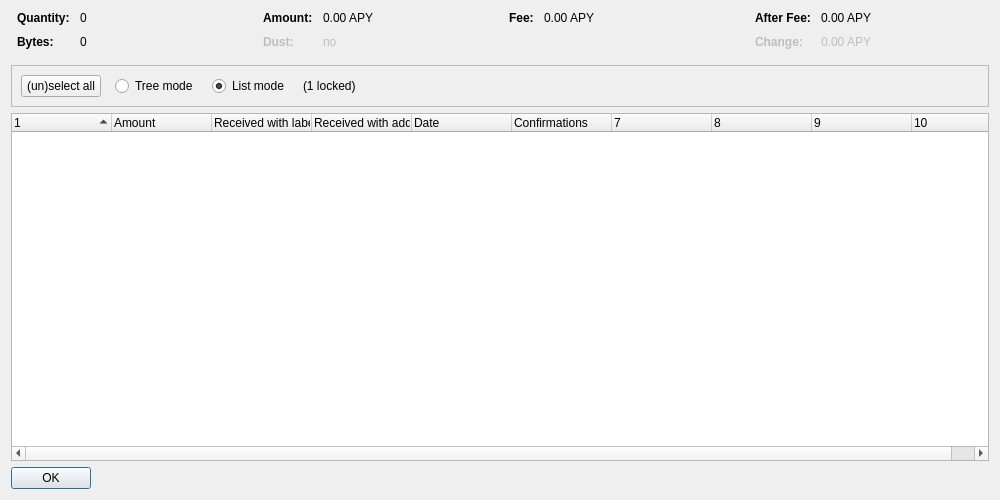
<?xml version="1.0" encoding="UTF-8"?>
<ui version="4.0">
 <class>CoinControlDialog</class>
 <widget class="QDialog" name="CoinControlDialog">
  <property name="geometry">
   <rect>
    <x>0</x>
    <y>0</y>
    <width>1000</width>
    <height>500</height>
   </rect>
  </property>
  <property name="windowTitle">
   <string>Coin Selection</string>
  </property>
  <layout class="QVBoxLayout" name="verticalLayout">
   <item>
    <layout class="QHBoxLayout" name="horizontalLayoutTop" stretch="0,0,0,0">
     <property name="topMargin">
      <number>0</number>
     </property>
     <property name="bottomMargin">
      <number>10</number>
     </property>
     <item>
      <layout class="QFormLayout" name="formLayoutCoinControl1">
       <property name="horizontalSpacing">
        <number>10</number>
       </property>
       <property name="verticalSpacing">
        <number>10</number>
       </property>
       <property name="leftMargin">
        <number>6</number>
       </property>
       <property name="rightMargin">
        <number>6</number>
       </property>
       <item row="0" column="0">
        <widget class="QLabel" name="labelCoinControlQuantityText">
         <property name="font">
          <font>
           <weight>75</weight>
           <bold>true</bold>
          </font>
         </property>
         <property name="text">
          <string>Quantity:</string>
         </property>
        </widget>
       </item>
       <item row="0" column="1">
        <widget class="QLabel" name="labelCoinControlQuantity">
         <property name="cursor">
          <cursorShape>IBeamCursor</cursorShape>
         </property>
         <property name="contextMenuPolicy">
          <enum>Qt::ActionsContextMenu</enum>
         </property>
         <property name="text">
          <string notr="true">0</string>
         </property>
         <property name="textInteractionFlags">
          <set>Qt::LinksAccessibleByMouse|Qt::TextSelectableByKeyboard|Qt::TextSelectableByMouse</set>
         </property>
        </widget>
       </item>
       <item row="1" column="0">
        <widget class="QLabel" name="labelCoinControlBytesText">
         <property name="font">
          <font>
           <weight>75</weight>
           <bold>true</bold>
          </font>
         </property>
         <property name="text">
          <string>Bytes:</string>
         </property>
        </widget>
       </item>
       <item row="1" column="1">
        <widget class="QLabel" name="labelCoinControlBytes">
         <property name="cursor">
          <cursorShape>IBeamCursor</cursorShape>
         </property>
         <property name="contextMenuPolicy">
          <enum>Qt::ActionsContextMenu</enum>
         </property>
         <property name="text">
          <string notr="true">0</string>
         </property>
         <property name="textInteractionFlags">
          <set>Qt::LinksAccessibleByMouse|Qt::TextSelectableByKeyboard|Qt::TextSelectableByMouse</set>
         </property>
        </widget>
       </item>
      </layout>
     </item>
     <item>
      <layout class="QFormLayout" name="formLayoutCoinControl2">
       <property name="horizontalSpacing">
        <number>10</number>
       </property>
       <property name="verticalSpacing">
        <number>10</number>
       </property>
       <property name="leftMargin">
        <number>6</number>
       </property>
       <property name="rightMargin">
        <number>6</number>
       </property>
       <item row="0" column="0">
        <widget class="QLabel" name="labelCoinControlAmountText">
         <property name="font">
          <font>
           <weight>75</weight>
           <bold>true</bold>
          </font>
         </property>
         <property name="text">
          <string>Amount:</string>
         </property>
        </widget>
       </item>
       <item row="0" column="1">
        <widget class="QLabel" name="labelCoinControlAmount">
         <property name="cursor">
          <cursorShape>IBeamCursor</cursorShape>
         </property>
         <property name="contextMenuPolicy">
          <enum>Qt::ActionsContextMenu</enum>
         </property>
         <property name="text">
          <string notr="true">0.00 APY</string>
         </property>
         <property name="textInteractionFlags">
          <set>Qt::LinksAccessibleByMouse|Qt::TextSelectableByKeyboard|Qt::TextSelectableByMouse</set>
         </property>
        </widget>
       </item>
       <item row="1" column="0">
        <widget class="QLabel" name="labelCoinControlLowOutputText">
         <property name="enabled">
          <bool>false</bool>
         </property>
         <property name="font">
          <font>
           <weight>75</weight>
           <bold>true</bold>
          </font>
         </property>
         <property name="text">
          <string>Dust:</string>
         </property>
        </widget>
       </item>
       <item row="1" column="1">
        <widget class="QLabel" name="labelCoinControlLowOutput">
         <property name="enabled">
          <bool>false</bool>
         </property>
         <property name="cursor">
          <cursorShape>IBeamCursor</cursorShape>
         </property>
         <property name="contextMenuPolicy">
          <enum>Qt::ActionsContextMenu</enum>
         </property>
         <property name="text">
          <string notr="true">no</string>
         </property>
         <property name="textInteractionFlags">
          <set>Qt::LinksAccessibleByMouse|Qt::TextSelectableByKeyboard|Qt::TextSelectableByMouse</set>
         </property>
        </widget>
       </item>
      </layout>
     </item>
     <item>
      <layout class="QFormLayout" name="formLayoutCoinControl3">
       <property name="horizontalSpacing">
        <number>10</number>
       </property>
       <property name="verticalSpacing">
        <number>10</number>
       </property>
       <property name="leftMargin">
        <number>6</number>
       </property>
       <property name="rightMargin">
        <number>6</number>
       </property>
       <item row="0" column="0">
        <widget class="QLabel" name="labelCoinControlFeeText">
         <property name="font">
          <font>
           <weight>75</weight>
           <bold>true</bold>
          </font>
         </property>
         <property name="text">
          <string>Fee:</string>
         </property>
        </widget>
       </item>
       <item row="0" column="1">
        <widget class="QLabel" name="labelCoinControlFee">
         <property name="cursor">
          <cursorShape>IBeamCursor</cursorShape>
         </property>
         <property name="contextMenuPolicy">
          <enum>Qt::ActionsContextMenu</enum>
         </property>
         <property name="text">
          <string notr="true">0.00 APY</string>
         </property>
         <property name="textInteractionFlags">
          <set>Qt::LinksAccessibleByMouse|Qt::TextSelectableByKeyboard|Qt::TextSelectableByMouse</set>
         </property>
        </widget>
       </item>
      </layout>
     </item>
     <item>
      <layout class="QFormLayout" name="formLayoutCoinControl4">
       <property name="horizontalSpacing">
        <number>10</number>
       </property>
       <property name="verticalSpacing">
        <number>10</number>
       </property>
       <property name="leftMargin">
        <number>6</number>
       </property>
       <property name="rightMargin">
        <number>6</number>
       </property>
       <item row="0" column="0">
        <widget class="QLabel" name="labelCoinControlAfterFeeText">
         <property name="font">
          <font>
           <weight>75</weight>
           <bold>true</bold>
          </font>
         </property>
         <property name="text">
          <string>After Fee:</string>
         </property>
        </widget>
       </item>
       <item row="0" column="1">
        <widget class="QLabel" name="labelCoinControlAfterFee">
         <property name="cursor">
          <cursorShape>IBeamCursor</cursorShape>
         </property>
         <property name="contextMenuPolicy">
          <enum>Qt::ActionsContextMenu</enum>
         </property>
         <property name="text">
          <string notr="true">0.00 APY</string>
         </property>
         <property name="textInteractionFlags">
          <set>Qt::LinksAccessibleByMouse|Qt::TextSelectableByKeyboard|Qt::TextSelectableByMouse</set>
         </property>
        </widget>
       </item>
       <item row="1" column="0">
        <widget class="QLabel" name="labelCoinControlChangeText">
         <property name="enabled">
          <bool>false</bool>
         </property>
         <property name="font">
          <font>
           <weight>75</weight>
           <bold>true</bold>
          </font>
         </property>
         <property name="text">
          <string>Change:</string>
         </property>
        </widget>
       </item>
       <item row="1" column="1">
        <widget class="QLabel" name="labelCoinControlChange">
         <property name="enabled">
          <bool>false</bool>
         </property>
         <property name="cursor">
          <cursorShape>IBeamCursor</cursorShape>
         </property>
         <property name="contextMenuPolicy">
          <enum>Qt::ActionsContextMenu</enum>
         </property>
         <property name="text">
          <string notr="true">0.00 APY</string>
         </property>
         <property name="textInteractionFlags">
          <set>Qt::LinksAccessibleByMouse|Qt::TextSelectableByKeyboard|Qt::TextSelectableByMouse</set>
         </property>
        </widget>
       </item>
      </layout>
     </item>
    </layout>
   </item>
   <item>
    <widget class="QFrame" name="frame">
     <property name="minimumSize">
      <size>
       <width>0</width>
       <height>40</height>
      </size>
     </property>
     <property name="frameShape">
      <enum>QFrame::StyledPanel</enum>
     </property>
     <property name="frameShadow">
      <enum>QFrame::Sunken</enum>
     </property>
     <layout class="QHBoxLayout" name="horizontalLayout">
      <item>
       <layout class="QHBoxLayout" name="horizontalLayoutPanel" stretch="0,0,0,0,0">
        <property name="spacing">
         <number>14</number>
        </property>
        <item>
         <widget class="QPushButton" name="pushButtonSelectAll">
          <property name="sizePolicy">
           <sizepolicy hsizetype="Maximum" vsizetype="Fixed">
            <horstretch>0</horstretch>
            <verstretch>0</verstretch>
           </sizepolicy>
          </property>
          <property name="text">
           <string>(un)select all</string>
          </property>
          <property name="autoDefault">
           <bool>false</bool>
          </property>
         </widget>
        </item>
        <item>
         <widget class="QRadioButton" name="radioTreeMode">
          <property name="sizePolicy">
           <sizepolicy hsizetype="Maximum" vsizetype="Fixed">
            <horstretch>0</horstretch>
            <verstretch>0</verstretch>
           </sizepolicy>
          </property>
          <property name="text">
           <string>Tree mode</string>
          </property>
         </widget>
        </item>
        <item>
         <widget class="QRadioButton" name="radioListMode">
          <property name="sizePolicy">
           <sizepolicy hsizetype="Maximum" vsizetype="Fixed">
            <horstretch>0</horstretch>
            <verstretch>0</verstretch>
           </sizepolicy>
          </property>
          <property name="text">
           <string>List mode</string>
          </property>
          <property name="checked">
           <bool>true</bool>
          </property>
         </widget>
        </item>
        <item>
         <widget class="QLabel" name="labelLocked">
          <property name="text">
           <string notr="true">(1 locked)</string>
          </property>
         </widget>
        </item>
        <item>
         <spacer name="horizontalSpacer">
          <property name="orientation">
           <enum>Qt::Horizontal</enum>
          </property>
          <property name="sizeHint" stdset="0">
           <size>
            <width>40</width>
            <height>20</height>
           </size>
          </property>
         </spacer>
        </item>
       </layout>
      </item>
     </layout>
    </widget>
   </item>
   <item>
    <widget class="CoinControlTreeWidget" name="treeWidget">
     <property name="contextMenuPolicy">
      <enum>Qt::CustomContextMenu</enum>
     </property>
     <property name="sortingEnabled">
      <bool>false</bool>
     </property>
     <property name="columnCount">
      <number>10</number>
     </property>
     <attribute name="headerShowSortIndicator" stdset="0">
      <bool>true</bool>
     </attribute>
     <attribute name="headerStretchLastSection">
      <bool>false</bool>
     </attribute>
     <column>
      <property name="text">
       <string/>
      </property>
     </column>
     <column>
      <property name="text">
       <string>Amount</string>
      </property>
     </column>
     <column>
      <property name="text">
       <string>Received with label</string>
      </property>
     </column>
     <column>
      <property name="text">
       <string>Received with address</string>
      </property>
     </column>
     <column>
      <property name="text">
       <string>Date</string>
      </property>
     </column>
     <column>
      <property name="text">
       <string>Confirmations</string>
      </property>
      <property name="toolTip">
       <string>Confirmed</string>
      </property>
     </column>
     <column>
      <property name="text">
       <string/>
      </property>
     </column>
     <column>
      <property name="text">
       <string/>
      </property>
     </column>
     <column>
      <property name="text">
       <string/>
      </property>
     </column>
     <column>
      <property name="text">
       <string/>
      </property>
     </column>
    </widget>
   </item>
   <item>
    <widget class="QDialogButtonBox" name="buttonBox">
     <property name="sizePolicy">
      <sizepolicy hsizetype="Maximum" vsizetype="Fixed">
       <horstretch>0</horstretch>
       <verstretch>0</verstretch>
      </sizepolicy>
     </property>
     <property name="orientation">
      <enum>Qt::Horizontal</enum>
     </property>
     <property name="standardButtons">
      <set>QDialogButtonBox::Ok</set>
     </property>
    </widget>
   </item>
  </layout>
 </widget>
 <customwidgets>
  <customwidget>
   <class>CoinControlTreeWidget</class>
   <extends>QTreeWidget</extends>
   <header>coincontroltreewidget.h</header>
  </customwidget>
 </customwidgets>
 <resources/>
 <connections/>
</ui>
